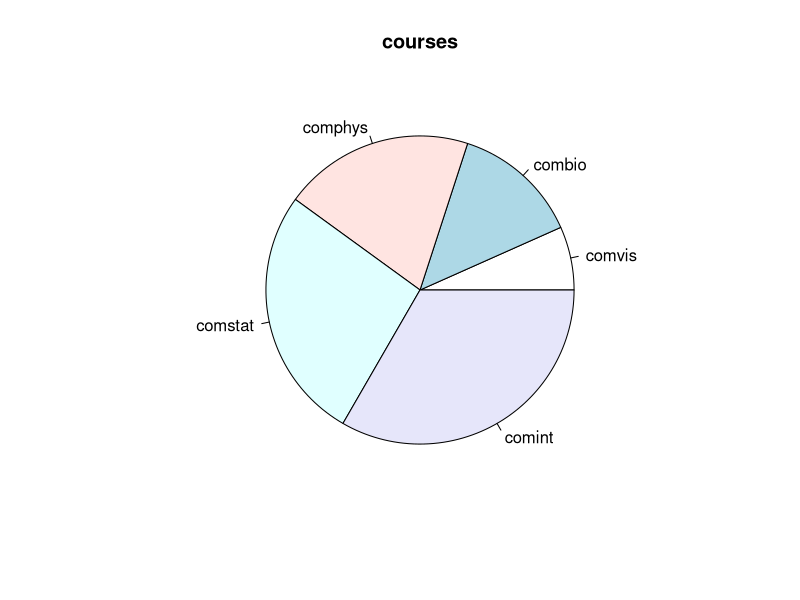
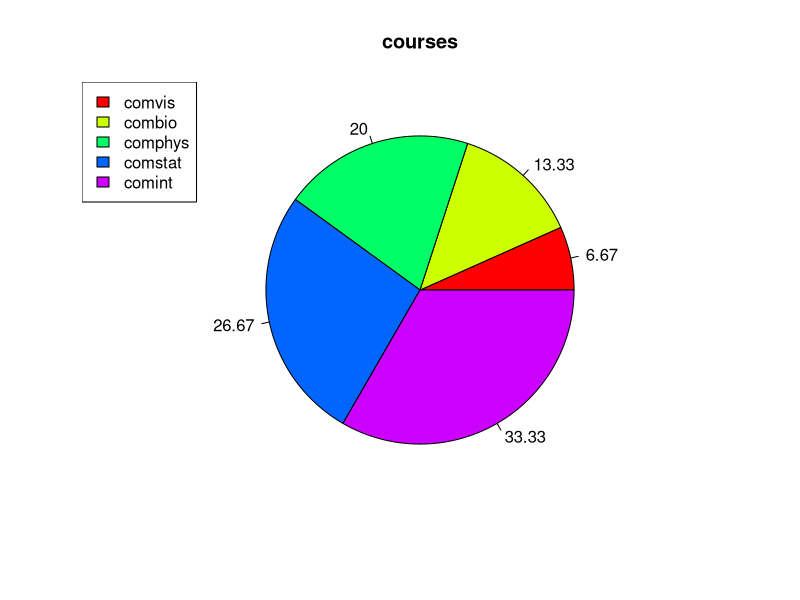
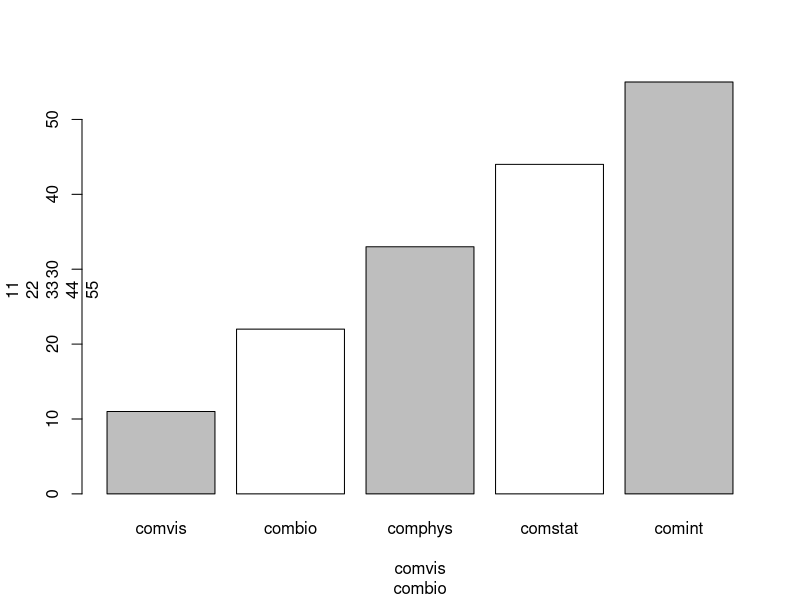
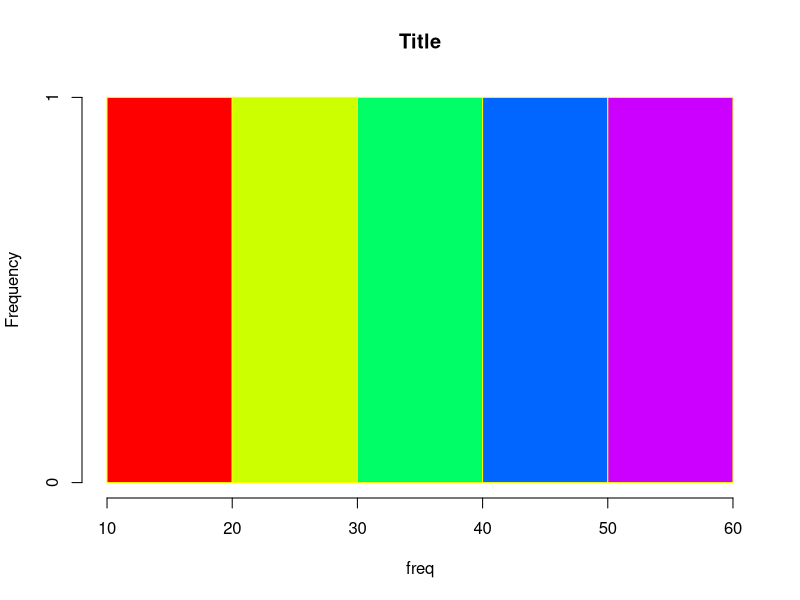
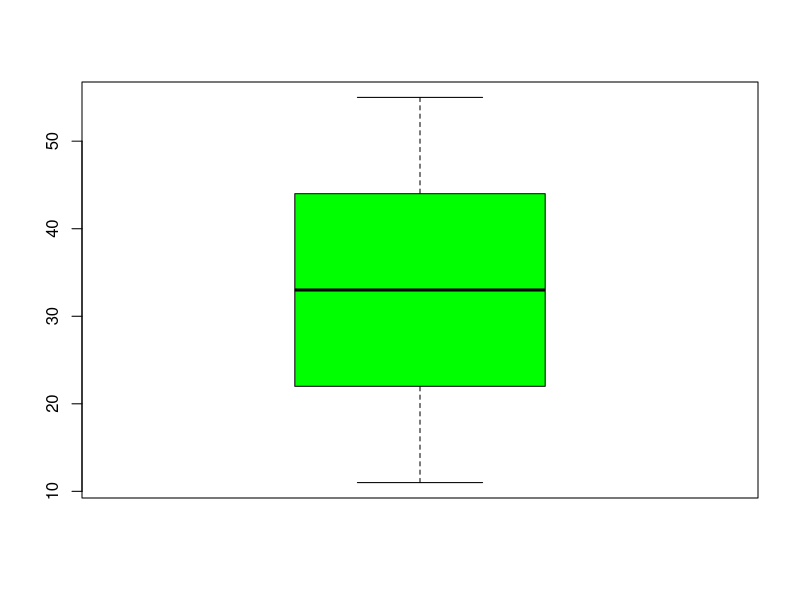
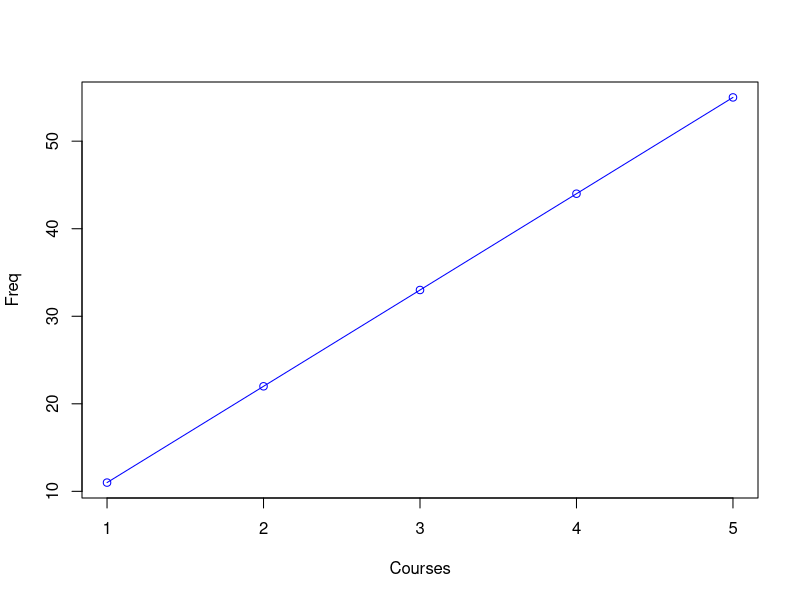

Write R code to recreate these figures, in order.
# file > new > r script / ctrl shift n
# ctrl shift c to make comment ine

#vector
courses <- c("comvis","combio","comphys","comstat","comint")
freq <- c(11,22,33,44,55)


#pie chart
pieLabel <- round(freq*100/sum(freq),2)
pie(freq,labels=courses,main="courses")

pie(freq,labels=pieLabel,main="courses",col = rainbow(length(courses)))

#legends
legend("topleft",courses, fill = rainbow(length(courses)))

#run all > ctrl + enter (select lines)


#bar plot
barplot(freq,names.arg = courses, xlab = courses,ylab = freq,col = c("grey","white"))

#histogram
hist(freq, main="Title",col = rainbow(length(courses)), border = "yellow")

#boxplot
boxplot(freq,col="green")

#Line graph
plot(freq,xlab="Courses", ylab="Freq",col="blue", type="o")

